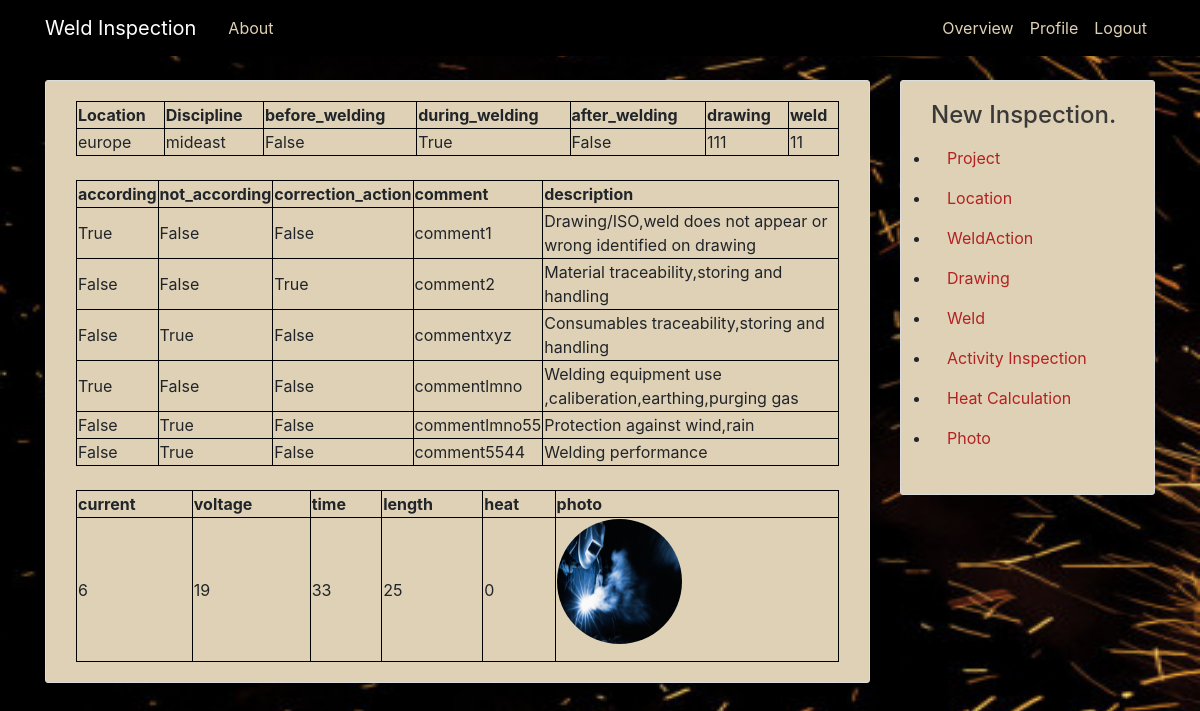
The page /overall/1/ (signed in) on the database as committed earlier.
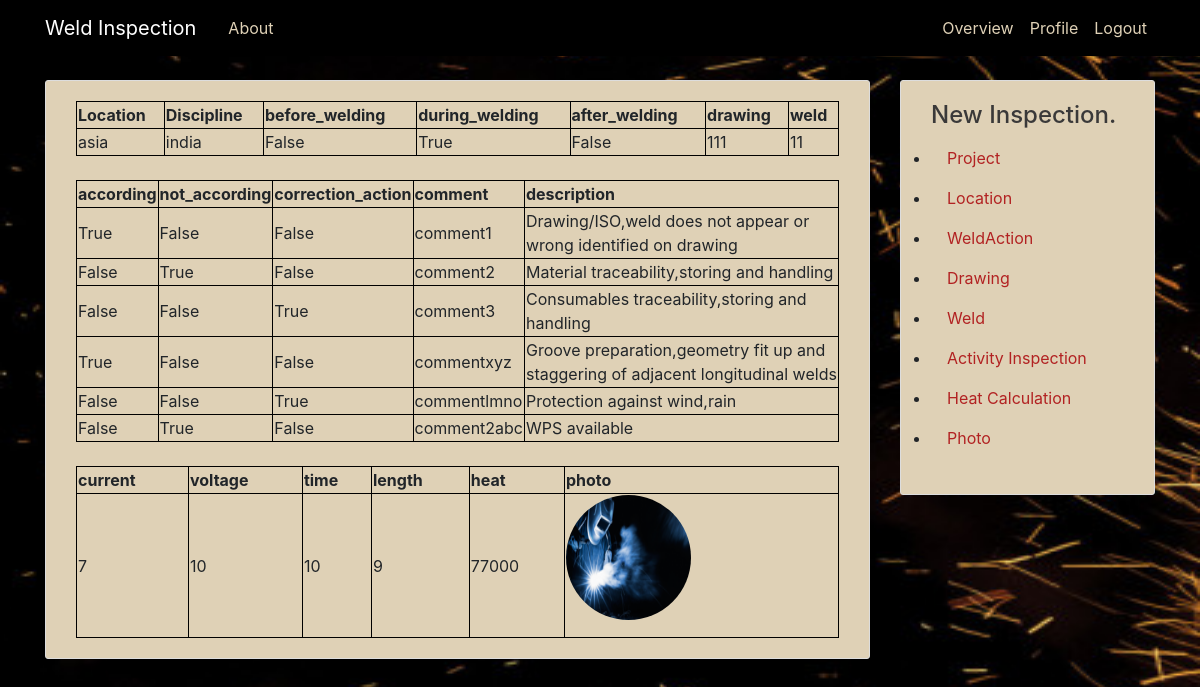
The same page on the database as committed later.
### inspection/models.py (models this page shows, shortened)
class location_discipline(models.Model):
    location_name=models.CharField(max_length=200)
    discipline_name=models.CharField(max_length=200)
    location_discipline_id=models.OneToOneField(project,on_delete=models.CASCADE,primary_key=True)

class weld_action(models.Model):
    during_welding=models.BooleanField(default=False)
    before_welding=models.BooleanField(default=False)
    after_welding=models.BooleanField(default=False)
    weld_action_project_id=models.OneToOneField(project,on_delete=models.CASCADE,primary_key=True)

class drawing(models.Model):
    drawing_number=models.CharField(max_length=200)
    drawing_id=models.OneToOneField(project,on_delete=models.CASCADE,primary_key=True)

class weld(models.Model):
    weld_number=models.IntegerField(primary_key=True)
    weld_id=models.ForeignKey(drawing,on_delete=models.CASCADE)

class activity_inspection_action(models.Model):
    according=models.BooleanField(default=False)
    not_according=models.BooleanField(default=False)
    correction_action=models.BooleanField(default=False)
    comment=models.CharField(max_length=100,blank=True)
    inspection_id=models.ForeignKey(project,on_delete=models.CASCADE)
    act_desp_action_descp=models.ForeignKey(activity_description,on_delete=models.CASCADE)

class activity_description(models.Model):
    act_descp=models.CharField(max_length=200,blank=True,primary_key=True) # If a field has blank=True, form validation will allow entry of an empty value.
    act_descp_source=models.ForeignKey(User,on_delete=models.CASCADE)
    def __str__(self):
        return str(self.act_descp)

class heat_calc(models.Model):
    current_A=models.IntegerField(default=0,blank=True)
    voltage_V=models.IntegerField(default=0,blank=True)
    time_SS=models.IntegerField(default=0,blank=True)
    length_MM=models.IntegerField(default=0,blank=True)
    heat_input=models.IntegerField(default=0,blank=True)
    heat_calc_id=models.OneToOneField(project,on_delete=models.CASCADE,primary_key=True)

class gallery(models.Model):
    photo=models.ImageField(upload_to='photo_pics',default='weld.png')
    photo_report_id=models.OneToOneField(project,on_delete=models.CASCADE,primary_key=True)

### inspection/views.py (the view)
# urls.py: path('overall/<int:proj_value>/',views.overall_view,name='inspection-overall'),
@login_required
def overall_view(request,proj_value):
    loc_obj=location_discipline.objects.select_related('location_discipline_id').get(location_discipline_id_id=proj_value)
    weld_action_obj=weld_action.objects.select_related('weld_action_project_id').get(weld_action_project_id_id=proj_value)
    drawing_obj=drawing.objects.select_related('drawing_id').get(drawing_id_id=proj_value)
    value=drawing_obj.drawing_number
    weld_obj=weld.objects.select_related('weld_id').get(weld_id_id=proj_value)
    inspection_obj=activity_inspection_action.objects.select_related('inspection_id').filter(inspection_id_id=proj_value)
    heat_obj=heat_calc.objects.select_related('heat_calc_id').get(heat_calc_id_id=proj_value)
    gallery_obj=gallery.objects.select_related('photo_report_id').get(photo_report_id_id=proj_value)
    context={'location':loc_obj,'weld_action':weld_action_obj,'drawing':drawing_obj,'weld':weld_obj,'inspection':inspection_obj,'heat':heat_obj,'gallery':gallery_obj}
    return render(request, 'inspection/overall.html', context)

### inspection/templates/inspection/overall.html
{% extends "inspection/base.html" %}
{% block content %}
<article class="media content-section">
    <div class="media-body">
        <table style=" border:1px solid black;width:100%;border-collapse: collapse;">
            <tr>
                <th style=" border:1px solid black;"> Location</th>
                <th style=" border:1px solid black;"> Discipline</th>
                <th style=" border:1px solid black;"> before_welding</th>
                <th style=" border:1px solid black;"> during_welding</th>
                <th style=" border:1px solid black;"> after_welding</th>
                <th style=" border:1px solid black;"> drawing</th>
                <th style=" border:1px solid black;"> weld</th>
            </tr>
            <tr>
                <td style=" border:1px solid black;">{{location.location_name}}</td>
                <td style=" border:1px solid black;">{{location.discipline_name}}</td>
                <td style=" border:1px solid black;">{{weld_action.before_welding}}</td>
                <td style=" border:1px solid black;">{{weld_action.during_welding}}</td>
                <td style=" border:1px solid black">{{weld_action.after_welding}}</td>
                <td style=" border:1px solid black;">{{drawing.drawing_number}}</td>
                <td style=" border:1px solid black;">{{weld.weld_number}}</td>
            </tr>
        </table>
        <br>
        <table style=" border:1px solid black ;width:100%;border-collapse: collapse;">
            <tr>
                <th style=" border:1px solid black;"> according</th>
                <th style=" border:1px solid black;"> not_according</th>
                <th style=" border:1px solid black;"> correction_action</th>
                <th style=" border:1px solid black;"> comment</th>
                <th style=" border:1px solid black;"> description</th>
            </tr>
            {% for data in inspection %}
            <tr>
                <td style=" border:1px solid black;"> {{data.according}}</td>
                <td style=" border:1px solid black;"> {{data.not_according}}</td>
                <td style=" border:1px solid black;"> {{data.correction_action}}</td>
                <td style=" border:1px solid black;"> {{data.comment}}</td>
                <td style=" border:1px solid black;"> {{data.act_desp_action_descp}}</td>
            </tr>
            {% endfor %}
        </table>
        <br>
        <table style=" border:1px solid black;width:100%;border-collapse: collapse;">
            <tr>
                <th style=" border:1px solid black;"> current</th>
                <th style=" border:1px solid black;"> voltage</th>
                <th style=" border:1px solid black;"> time </th>
                <th style=" border:1px solid black;"> length</th>
                <th style=" border:1px solid black;"> heat</th>
                <th style=" border:1px solid black;"> photo</th>
            </tr>
            <tr>
                <td style=" border:1px solid black;">{{heat.current_A}}</td>
                <td style=" border:1px solid black;">{{heat.voltage_V}}</td>
                <td style=" border:1px solid black;">{{heat.time_SS}}</td>
                <td style=" border:1px solid black;">{{heat.length_MM}}</td>
                <td style=" border:1px solid black;">{{heat.heat_input}}</td>
                <td style=" border:1px solid black;"> <img class="rounded-circle account-img"
                        src="{{ gallery.photo.url }}"></td>
            </tr>
        </table>
    </div>
</article>
{% endblock content %}

### inspection/templates/inspection/base.html (shortened to what this page needs)
{% load static %}
<!DOCTYPE html>
<html>
<head>
    <link rel="stylesheet" href="https://maxcdn.bootstrapcdn.com/bootstrap/4.0.0/css/bootstrap.min.css"
>
    <link rel="stylesheet" type="text/css" href="{% static 'inspection/style.css' %}">
</head>
<body>
    <header class="site-header">
        <nav class="navbar navbar-expand-md navbar-dark bg-steel fixed-top">
            <div class="container">
                <a class="navbar-brand mr-4" href="{% url 'inspection-home' %}">Weld Inspection</a>
                <div class="collapse navbar-collapse" id="navbarToggle">
                    <div class="navbar-nav mr-auto">
                        <a class="nav-item nav-link" href="{% url 'inspection-home' %}">About</a>
                    </div>
                    <div class="navbar-nav">
                        {% if user.is_authenticated %}
                        <a class="nav-item nav-link" href="{% url 'inspection-project_view' %}">Overview</a>
                        <a class="nav-item nav-link" href="{% url 'profile' %}">Profile</a>
                        <a class="nav-item nav-link" href="{% url 'logout' %}">Logout</a>
                        {% else %}
                        <a class="nav-item nav-link" href="{% url 'login' %}">Login</a>
                        <a class="nav-item nav-link" href="{% url 'signup' %}">Sign up</a>
                        {% endif %}
                    </div>
                </div>
            </div>
        </nav>
    </header>
    <main role="main" class="container">
        <div class="row">
            <div class="col-md-9">
                {% block content %}{% endblock %}
            </div>
            {% if user.is_authenticated %}
            <div class="col-md-3">
                <div class="content-section">
                  <h4>New Inspection.</h4>
                    <ul class="list-group">
                      <li><a class="nav-item nav-link" style="color:firebrick;" href="{% url 'inspection-project' %}">Project</a></li>
                      <li><a class="nav-item nav-link" style="color:firebrick;" href="{% url 'inspection-location' %}">Location</a></li>
                      <li><a class="nav-item nav-link" style="color:firebrick;" href="{% url 'inspection-weldAction' %}">WeldAction</a></li>
                      <li><a class="nav-item nav-link" style="color:firebrick;" href="{% url 'inspection-drawing' %}">Drawing</a></li>
                      <li><a class="nav-item nav-link" style="color:firebrick;" href="{% url 'inspection-weld' %}">Weld</a></li>
                      <li><a class="nav-item nav-link" style="color:firebrick;" href="{% url 'inspection-inspection' %}">Activity Inspection</a></li>
                      <li><a class="nav-item nav-link" style="color:firebrick;" href="{% url 'inspection-heat' %}">Heat Calculation</a></li>
                      <li><a class="nav-item nav-link" style="color:firebrick;" href="{% url 'inspection-gallery' %}">Photo</a></li>
                    </ul>
                </div>
              </div>
              {% endif %}
        </div>
    </main>
</body>
</html>

### inspection/static/inspection/style.css (style rules this page uses)
body { margin-top: 5rem; background: url('/media/weldpic2.jpg'); background-size: 1800px 900px; background-repeat: no-repeat; background-position: bottom; background-attachment: fixed; }
h1, h2, h4, h6 { color: #3a3939; }
ul { margin: 0; }
.bg-steel { background-color:#000000; }
.site-header .navbar-nav .nav-link { color: #dfd1b6; font-size: medium; }
.content-section { background: #dfd1b6; padding: 20px 30px; border: 1px solid #dddddd; border-radius: 3px; margin-bottom: 20px; }
.account-img { height: 125px; width: 125px; margin-right: 20px; margin-bottom: 16px; }

Rows that differ between the two databases and show on the page:
changed location_discipline: location_name "europe" → "asia"; discipline_name "mideast" → "india"
changed activity_inspection_action "comment2": not_according "False" → "True"; correction_action "True" → "False"
changed activity_inspection_action "Consumables traceability,storing and handling": not_according "True" → "False"; correction_action "False" → "True"; comment "commentxyz" → "comment3"
changed activity_inspection_action: comment "commentlmno" → "commentxyz"; act_desp_action_descp "Welding equipment use ,caliberation,earthing,purging gas" → "Groove preparation,geometry fit up and staggering of adjacent longitudinal welds"
changed activity_inspection_action "Protection against wind,rain": not_according "True" → "False"; correction_action "False" → "True"; comment "commentlmno55" → "commentlmno"
changed activity_inspection_action: comment "comment5544" → "comment2abc"; act_desp_action_descp "Welding performance" → "WPS available"
changed heat_calc: current_A "6" → "7"; voltage_V "19" → "10"; time_SS "33" → "10"; length_MM "25" → "9"; heat_input "0" → "77000"
